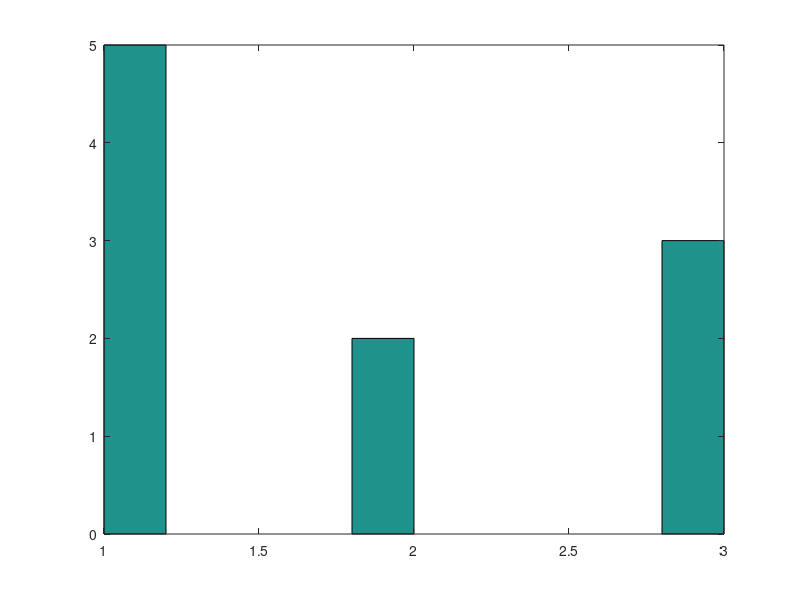

This chart was generated by the following MATLAB code:

l=3; % mitad del espacio
p=1.5; % valor del número de salto

k=((2*l)/p)+1; % número de valores permitidos a través del espacio





%tamaño de coordenadas
n1=10; %filas o numero de partículas
n2=1; %columnas o dimensión

particulas=round(unifrnd(-1*l,l,n1,n2));

particulas


for i=1:10
  particulas(i)=sqrt(particulas(i).^2);
endfor

particulas

hist(particulas)
